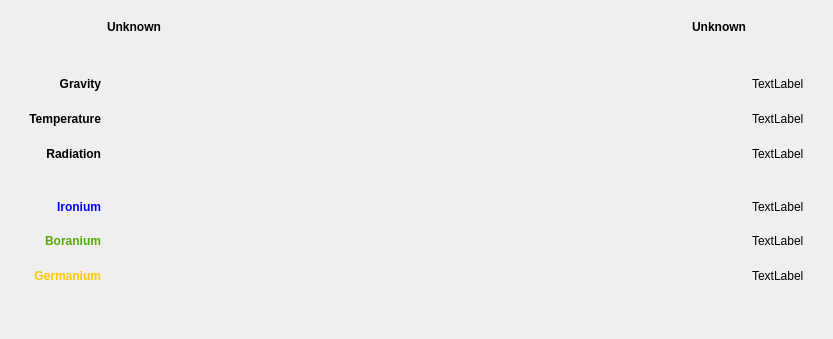
<?xml version="1.0" encoding="UTF-8"?>
<ui version="4.0">
 <class>PlanetReport</class>
 <widget class="QWidget" name="PlanetReport">
  <property name="geometry">
   <rect>
    <x>0</x>
    <y>0</y>
    <width>833</width>
    <height>339</height>
   </rect>
  </property>
  <property name="windowTitle">
   <string>Form</string>
  </property>
  <layout class="QVBoxLayout" name="verticalLayout">
   <property name="spacing">
    <number>0</number>
   </property>
   <item>
    <widget class="QWidget" name="widget" native="true">
     <property name="sizePolicy">
      <sizepolicy hsizetype="Preferred" vsizetype="MinimumExpanding">
       <horstretch>0</horstretch>
       <verstretch>0</verstretch>
      </sizepolicy>
     </property>
     <layout class="QGridLayout" name="gridLayout">
      <property name="bottomMargin">
       <number>0</number>
      </property>
      <item row="1" column="0">
       <widget class="QWidget" name="widget_3" native="true">
        <layout class="QVBoxLayout" name="verticalLayout_2">
         <property name="leftMargin">
          <number>9</number>
         </property>
         <property name="topMargin">
          <number>9</number>
         </property>
         <property name="rightMargin">
          <number>0</number>
         </property>
         <item>
          <widget class="QLabel" name="label_2">
           <property name="font">
            <font>
             <weight>75</weight>
             <bold>true</bold>
            </font>
           </property>
           <property name="text">
            <string>Gravity</string>
           </property>
           <property name="alignment">
            <set>Qt::AlignRight|Qt::AlignTrailing|Qt::AlignVCenter</set>
           </property>
          </widget>
         </item>
         <item>
          <widget class="QLabel" name="label">
           <property name="font">
            <font>
             <weight>75</weight>
             <bold>true</bold>
            </font>
           </property>
           <property name="text">
            <string>Temperature</string>
           </property>
           <property name="alignment">
            <set>Qt::AlignRight|Qt::AlignTrailing|Qt::AlignVCenter</set>
           </property>
          </widget>
         </item>
         <item>
          <widget class="QLabel" name="label_3">
           <property name="font">
            <font>
             <weight>75</weight>
             <bold>true</bold>
            </font>
           </property>
           <property name="text">
            <string>Radiation</string>
           </property>
           <property name="alignment">
            <set>Qt::AlignRight|Qt::AlignTrailing|Qt::AlignVCenter</set>
           </property>
          </widget>
         </item>
        </layout>
       </widget>
      </item>
      <item row="2" column="0">
       <widget class="QWidget" name="widget_9" native="true">
        <layout class="QVBoxLayout" name="verticalLayout_4">
         <property name="rightMargin">
          <number>0</number>
         </property>
         <item>
          <widget class="QLabel" name="label_11">
           <property name="font">
            <font>
             <weight>75</weight>
             <bold>true</bold>
            </font>
           </property>
           <property name="styleSheet">
            <string notr="true">color: rgb(0, 0, 255)</string>
           </property>
           <property name="text">
            <string>Ironium</string>
           </property>
           <property name="alignment">
            <set>Qt::AlignRight|Qt::AlignTrailing|Qt::AlignVCenter</set>
           </property>
          </widget>
         </item>
         <item>
          <widget class="QLabel" name="label_12">
           <property name="font">
            <font>
             <weight>75</weight>
             <bold>true</bold>
            </font>
           </property>
           <property name="styleSheet">
            <string notr="true">color: rgb(85, 170, 0)</string>
           </property>
           <property name="text">
            <string>Boranium</string>
           </property>
           <property name="alignment">
            <set>Qt::AlignRight|Qt::AlignTrailing|Qt::AlignVCenter</set>
           </property>
          </widget>
         </item>
         <item>
          <widget class="QLabel" name="label_13">
           <property name="font">
            <font>
             <weight>75</weight>
             <bold>true</bold>
            </font>
           </property>
           <property name="styleSheet">
            <string notr="true">color: rgb(255, 200, 1)</string>
           </property>
           <property name="text">
            <string>Germanium</string>
           </property>
           <property name="alignment">
            <set>Qt::AlignRight|Qt::AlignTrailing|Qt::AlignVCenter</set>
           </property>
          </widget>
         </item>
        </layout>
       </widget>
      </item>
      <item row="1" column="3">
       <widget class="QWidget" name="widget_8" native="true">
        <layout class="QVBoxLayout" name="verticalLayout_3">
         <property name="leftMargin">
          <number>0</number>
         </property>
         <item>
          <widget class="QLabel" name="gravityLabel">
           <property name="text">
            <string>TextLabel</string>
           </property>
          </widget>
         </item>
         <item>
          <widget class="QLabel" name="tempLabel">
           <property name="text">
            <string>TextLabel</string>
           </property>
          </widget>
         </item>
         <item>
          <widget class="QLabel" name="radLabel">
           <property name="text">
            <string>TextLabel</string>
           </property>
          </widget>
         </item>
        </layout>
       </widget>
      </item>
      <item row="0" column="0">
       <widget class="QWidget" name="widget_5" native="true"/>
      </item>
      <item row="0" column="2">
       <widget class="QWidget" name="widget_4" native="true">
        <property name="sizePolicy">
         <sizepolicy hsizetype="Preferred" vsizetype="Fixed">
          <horstretch>0</horstretch>
          <verstretch>0</verstretch>
         </sizepolicy>
        </property>
        <layout class="QGridLayout" name="gridLayout_2">
         <property name="margin">
          <number>0</number>
         </property>
         <item row="0" column="0">
          <widget class="QLabel" name="valueLabel">
           <property name="font">
            <font>
             <weight>75</weight>
             <bold>true</bold>
            </font>
           </property>
           <property name="cursor">
            <cursorShape>WhatsThisCursor</cursorShape>
           </property>
           <property name="text">
            <string>Unknown</string>
           </property>
          </widget>
         </item>
         <item row="0" column="1">
          <widget class="QLabel" name="popLabel">
           <property name="font">
            <font>
             <weight>75</weight>
             <bold>true</bold>
            </font>
           </property>
           <property name="cursor">
            <cursorShape>WhatsThisCursor</cursorShape>
           </property>
           <property name="text">
            <string>Unknown</string>
           </property>
           <property name="alignment">
            <set>Qt::AlignRight|Qt::AlignTrailing|Qt::AlignVCenter</set>
           </property>
          </widget>
         </item>
         <item row="1" column="0">
          <widget class="QLabel" name="label_5">
           <property name="font">
            <font>
             <weight>75</weight>
             <bold>true</bold>
            </font>
           </property>
           <property name="cursor">
            <cursorShape>WhatsThisCursor</cursorShape>
           </property>
           <property name="text">
            <string/>
           </property>
          </widget>
         </item>
         <item row="1" column="1">
          <widget class="QLabel" name="ownerLabel">
           <property name="font">
            <font>
             <weight>75</weight>
             <bold>true</bold>
            </font>
           </property>
           <property name="text">
            <string/>
           </property>
           <property name="alignment">
            <set>Qt::AlignRight|Qt::AlignTrailing|Qt::AlignVCenter</set>
           </property>
          </widget>
         </item>
        </layout>
       </widget>
      </item>
      <item row="0" column="3">
       <widget class="QWidget" name="widget_6" native="true"/>
      </item>
      <item row="2" column="2">
       <widget class="MineralReport" name="mineralReport" native="true">
        <property name="cursor">
         <cursorShape>WhatsThisCursor</cursorShape>
        </property>
       </widget>
      </item>
      <item row="1" column="2">
       <widget class="HabitationBar" name="habitationBar" native="true">
        <property name="sizePolicy">
         <sizepolicy hsizetype="MinimumExpanding" vsizetype="Preferred">
          <horstretch>0</horstretch>
          <verstretch>0</verstretch>
         </sizepolicy>
        </property>
        <property name="cursor">
         <cursorShape>WhatsThisCursor</cursorShape>
        </property>
       </widget>
      </item>
      <item row="2" column="3">
       <widget class="QWidget" name="widget_7" native="true">
        <layout class="QVBoxLayout" name="verticalLayout_5">
         <property name="leftMargin">
          <number>0</number>
         </property>
         <item>
          <widget class="QLabel" name="ironiumOverflowLabel">
           <property name="text">
            <string>TextLabel</string>
           </property>
          </widget>
         </item>
         <item>
          <widget class="QLabel" name="boraniumOverflowLabel">
           <property name="text">
            <string>TextLabel</string>
           </property>
          </widget>
         </item>
         <item>
          <widget class="QLabel" name="germaniumOverflowLabel">
           <property name="text">
            <string>TextLabel</string>
           </property>
          </widget>
         </item>
        </layout>
       </widget>
      </item>
     </layout>
    </widget>
   </item>
   <item>
    <widget class="QWidget" name="widget_2" native="true">
     <layout class="QHBoxLayout" name="horizontalLayout">
      <property name="leftMargin">
       <number>0</number>
      </property>
      <property name="topMargin">
       <number>0</number>
      </property>
      <property name="rightMargin">
       <number>0</number>
      </property>
      <item>
       <widget class="ScaleWidget" name="scaleWidget" native="true">
        <property name="minimumSize">
         <size>
          <width>0</width>
          <height>20</height>
         </size>
        </property>
       </widget>
      </item>
     </layout>
    </widget>
   </item>
  </layout>
 </widget>
 <customwidgets>
  <customwidget>
   <class>HabitationBar</class>
   <extends>QWidget</extends>
   <header>habitation_bar.h</header>
   <container>1</container>
  </customwidget>
  <customwidget>
   <class>MineralReport</class>
   <extends>QWidget</extends>
   <header>mineral_report.h</header>
   <container>1</container>
  </customwidget>
  <customwidget>
   <class>ScaleWidget</class>
   <extends>QWidget</extends>
   <header>scale_widget.h</header>
   <container>1</container>
  </customwidget>
 </customwidgets>
 <resources/>
 <connections/>
</ui>
